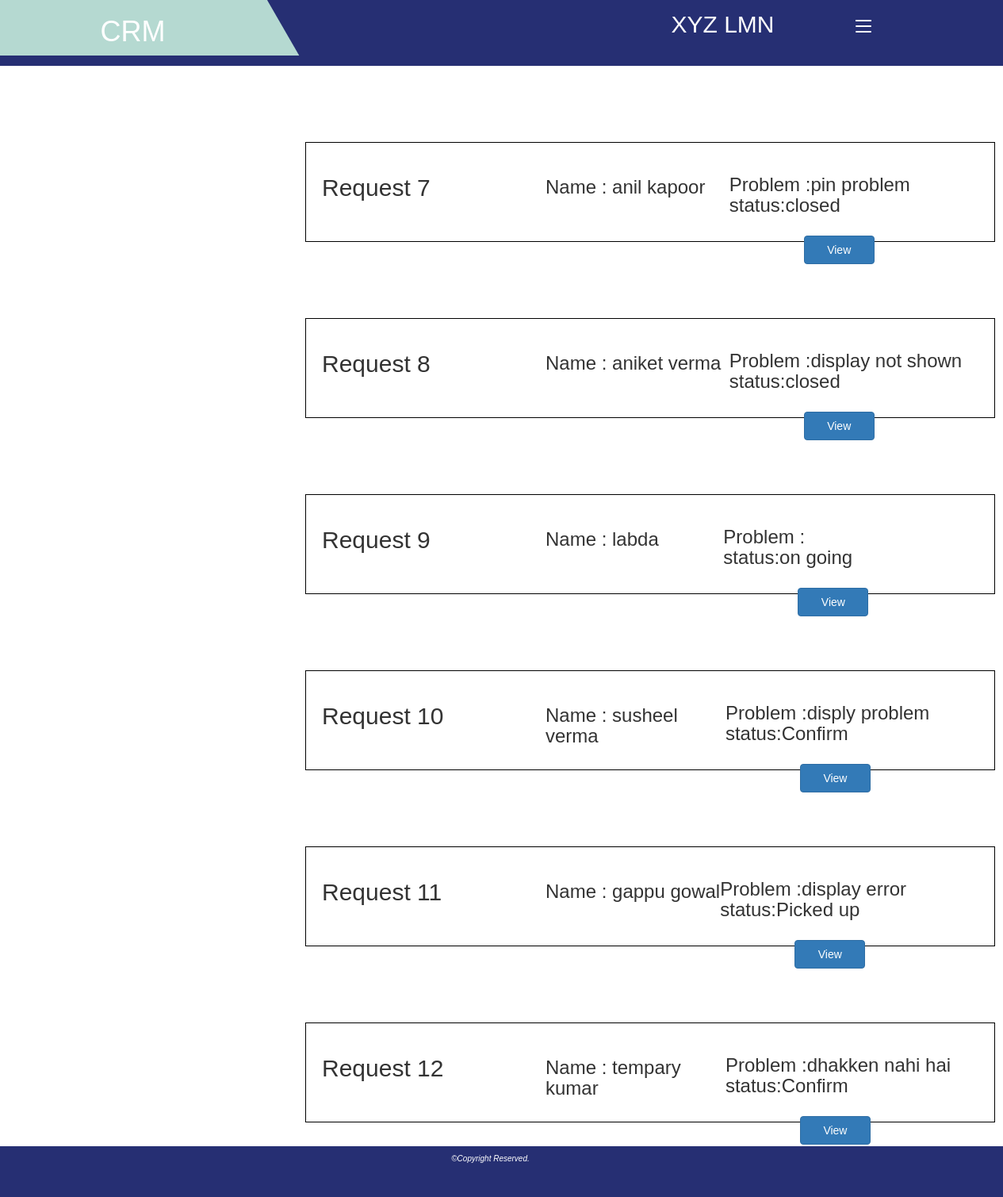
/user/history_user.php (signed in), run on the app's committed database.
### tables this page shows
CREATE TABLE `request_table` (
  `token_no` int(11) NOT NULL,
  `Name` text NOT NULL,
  `Phone` text NOT NULL,
  `Alt-phone_no` text NOT NULL,
  `Email` text NOT NULL,
  `Bill_no` text NOT NULL,
  `Brand` text NOT NULL,
  `Model` text NOT NULL,
  `Address` text NOT NULL,
  `Description` text NOT NULL,
  `Photo` text NOT NULL,
  `Status` text NOT NULL,
  `Sno` int(11) NOT NULL
);

### session.php (called while the page is built, shortened)
<?php
   include('config.php');
   $user_check = $_SESSION['login_user'];
   $ses_sql = mysqli_query($db,"select * from login where usr_id = '$user_check' ");
   $row = mysqli_fetch_array($ses_sql,MYSQLI_ASSOC);
   $name = $row['name'];
   $sno= $row['Sno'];
?>

### user/history_user.php (the view, shortened to what this page needs)
<!DOCTYPE html>
<html lang="en">
<head>
    <link rel="stylesheet" href="https://maxcdn.bootstrapcdn.com/bootstrap/3.4.1/css/bootstrap.min.css">
  <link rel="stylesheet" href="../css/style1.css">
</head>
<?php
   include('../session.php');
?>
<body>
                 <div class="main-bar">
                 <nav>
                     <label for="check" class="checkbtn">
                     <span></span>
                     <span></span>
                     <span></span>
                     </label>
               <div class="logo-header">
                 <h1 style="color:white;">CRM</h1>
               </div>
               <div id="namebar">
               <h2><?php echo strtoupper($name);?></h2>
               </div>
</nav>
</div>
<div class="container">
  <?php
    $query = "SELECT * FROM `Request_table` WHERE `Sno`=$sno;";
    $result = mysqli_query($db,$query);
    $resultcheck = mysqli_num_rows($result);
    if ($resultcheck > 0){
    while($row = mysqli_fetch_assoc($result)){
  ?>
 <div class="card" style="display: flex; width: 870px; margin-top: 96px; margin-left: 120px;    height: 126px; padding: 20px;     border: 1px solid black;">
          <div class="card-header"  style="width: 321px;"   >
            <form action="user_view_query.php" method="get">
             <h2 name="token_no">Request <?php  echo $row['token_no'];?></h2>
          </div>
          <div class="card-body"  style="    display: flex;    flex-direction: row; margin-left: 67px;">
            <h3 style="    margin-top: 23px; width: 294px;"><?php echo "Name : ".$row['Name']; ?></h3><br>
            <h3><?php echo "Problem :".$row['Description']; ?><br>status:<span><?php echo $row['Status']?></span>
            <button  type="submit" class="btn btn-primary" name ="id" value="<?php echo $row['token_no']?>"  style="right: 0px; margin-top: 24px;  height: 36px; margin-left: 94px;margin-right: 69px;    width: 89px;">View</button>
          </div>
 </div>
    <?php
    }
    }
    else{
   ?>
        <div>
            <h1 style="color: red">Sorry No Request Yet </h1>
        </div>
    <?php
    }
    ?>
</div>
            <footer>
                     <h4><i>&copy;Copyright Reserved.</i></h4>
            </footer>
</body>
</html>

### css/style1.css (style rules this page uses)
* { margin: 0; padding: 0; box-sizing: border-box; }
body { font-family: "Poppins",sans-serif; width: 100%; }
h4 { font-size: 22px; }
footer { position: bottom; background-color: #262f73; width:100%; color:white; height:8vh; bottom: 0; }
footer h4 { position: absolute; left:45%; font-size: 10px; }
.main-bar { background-color: #262f73; padding: 0 10%; height: 83px; }
.logo-header { display: table; float: left; vertical-align:middle; padding: 0; color:black; margin-top: 0; margin-bottom:0; margin-left: 0; margin-right:0; width: 180px; height:68px; position: relative; z-index: 9; transition: all 0.5s; -moz-transition: all 0.5s; -webkit-transition: all0.5s; -o-transtition: all 0.5s; }
.logo-header:before { content:""; position: absolute; bottom: 0; height: 100%; z-index:-1; right:-50px; width: 80%; transform: skew(30deg); background-color: #b5d9d1; }
.logo-header:after { content:""; position: absolute; bottom: 0; height: 100%; z-index:-1; right:10%; width: 2000px; background-color: #b5d9d1; }
.checkbtn { float: right; width:20px; height: 18px; position:relative; transform:rotate(0); transition: 0.5s ease-in-out; cursor: pointer; top:25px; display: none; }
.checkbtn span { background-color:#fff; display:block; position: absolute; height: 2px; width: 100%; border-radius: 1px; opacity: 1; left:0; transform: rotate(0); transition: 0.25s ease-in-out; }
.checkbtn span:nth-child(2) { top: 7px; }
.checkbtn span:nth-child(3) { top: 14px; }
.main-bar { padding: o 10%; }
.checkbtn { display: block; margin-right: 40px; }
#namebar { position: relative; float: right; margin-right: 102px; margin-top: -6px; color: white; }
.container { margin-left: 250px; margin-bottom: 101px; max-width: 636px; min-width: 499px; min-height: 700px; margin-bottom: 30px; width:100vh; }
.card { display: flex; width: 708px; margin-top: 96px; margin-left: 120px; }

### data on the page
request_table: token_no "7", Name "anil kapoor", Description "pin problem", Status "closed"
request_table: token_no "8", Name "aniket verma", Description "display not shown", Status "closed"
request_table: token_no "9", Name "labda", Status "on going"
request_table: token_no "10", Name "susheel verma", Description "disply problem", Status "Confirm"
request_table: token_no "11", Name "gappu gowal", Description "display error", Status "Picked up"
request_table: token_no "12", Name "tempary kumar", Description "dhakken nahi hai", Status "Confirm"

### other printed values
$name "XYZ LMN"
